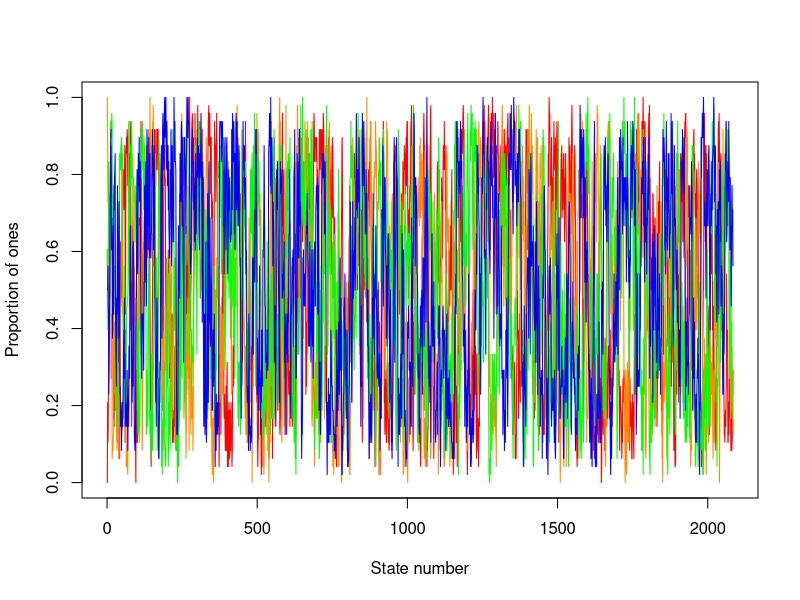
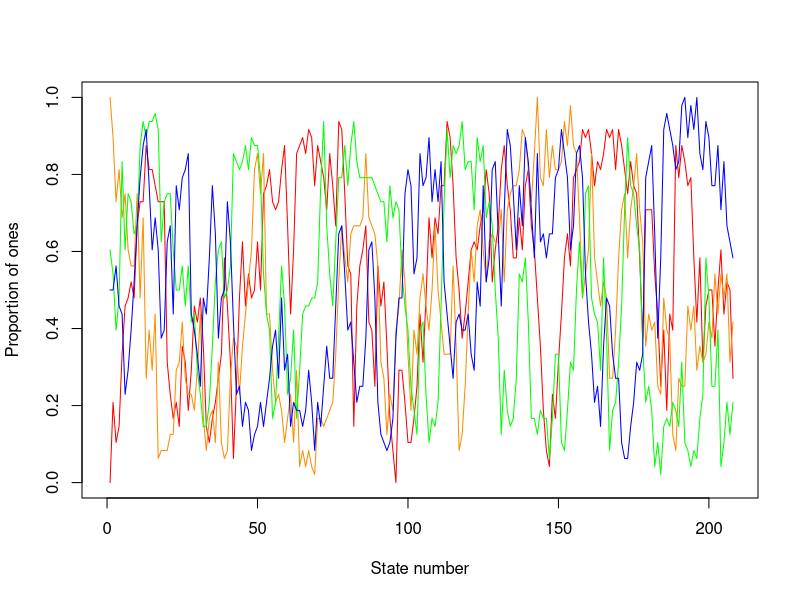
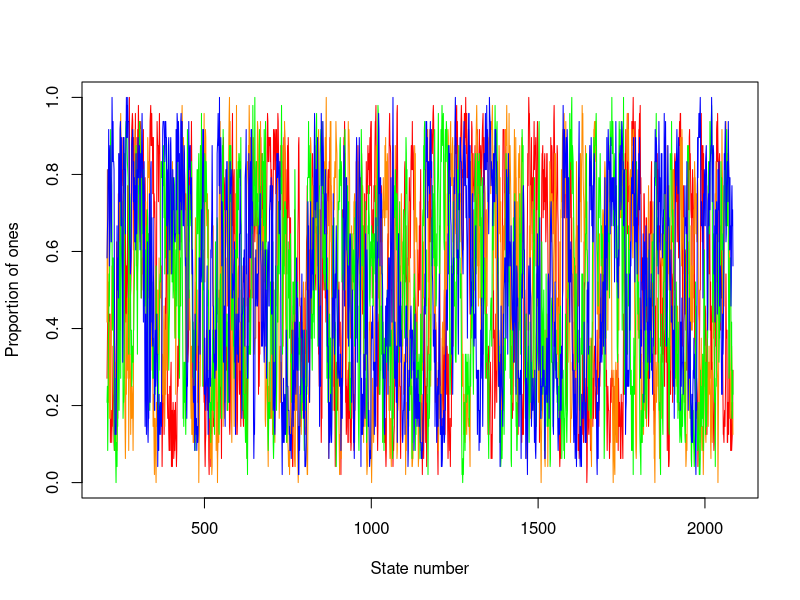
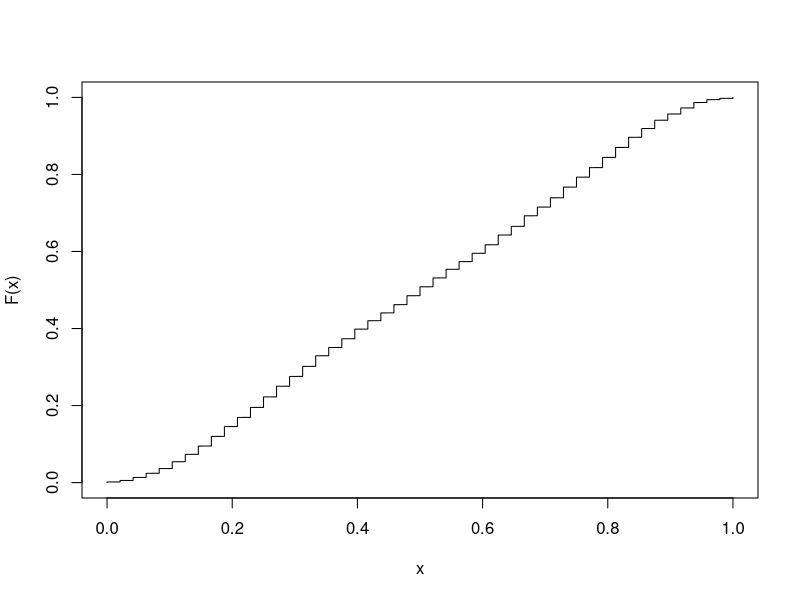

The R script that drew these images, in order:

isingModel <- function(rows=10,cols=6,runsG=500,beta=0.5,
                       u=matrix(0, nrow = rows, ncol = cols),colsum=FALSE){
  #Generates a matrix where each column is a state of the Markov Chain
  #If colsum=true only retrun number of ones
  #Decalare Markov Chain vector
  if(!colsum){
    mc=matrix(NA,nrow=rows*cols,ncol = runsG+1) #each column is an observation
    mc[,1]=as.vector(u) #plug in initial state
  }else{
    numberOfones=matrix(NA,nrow=1,ncol = runsG+1)
    numberOfones[1]=sum(u)
    #k2= antall elementer av u[1:(runsG-1),] == u[2:(runsG),], delt på (rows-1)*cols
    k2=matrix(NA,nrow=1,ncol = runsG+1)
    k2[1]= sum((u[1:(rows-1),]-u[2:(rows),])==0)/((rows-1)*cols)
    #k2[1]= ifelse((sum((u[1:(runsG-1),]-u[2:(runsG),])==0)/((rows-1)*cols))>(3/4),1,0)
  }
  case= matrix(9,nrow = rows ,ncol = cols)
  #columns
  case[,1]=5; case[,cols]=6
  #rows
  case[1,]=7; case[rows,]=8
  #corners
  case[1,1]=1; case[rows,1]=2; 
  case[1,cols]=3; case[rows,cols]=4
  
  for(r in 1:runsG){
    for(i in 1:(cols*rows)){ #fill grid 1 time
      # (1) PROPOSE CANDIDATE STATE
      #next node to consider
      val=u[i]
      
      # (2) COMPUTE ACCEPTANCE PROBABILITY
      #which type of node is this?
      #compute 2d -n
      temp=switch(case[i],
                  -2+2*abs(sum(u[c(i+1,i+rows)]-val)), #(1,1)
                  -2+2*abs(sum(u[c(i-1,i+rows)]-val)), #(rows,1)
                  -2+2*abs(sum(u[c(i+1,i-rows)]-val)), #(1,cols)
                  -2+2*abs(sum(u[c(i-1,i-rows)]-val)), #(rows,cols)
                  -3+2*abs(sum(u[c(i-1, i+1, i+rows)]-val)), #(:,1)
                  -3+2*abs(sum(u[c(i-1, i+1, i-rows)]-val)), #(:,cols)
                  -3+2*abs(sum(u[c(i+1, i-rows, i+rows)]-val)), #(1,:)
                  -3+2*abs(sum(u[c(i-1, i-rows, i+rows)]-val)), #(rows,:)
                  -4+2*abs(sum(u[c(i-1, i+1, i-rows, i+rows)]-val))) #interior
      #acceptance probability
      #accept = exp(beta*temp)
      accept = beta*temp
      
      # (3) ACCEPT OR REJECT CANDIDATE STATE
      random = log(runif(1))
      u[i]=ifelse(random<=accept,1-val,val)  
      i=i+1
    }
    
    if(!colsum){
      mc[,r+1]=as.vector(u)
    }else{
      numberOfones[r+1]=sum(u)
      k2[r+1]= sum((u[1:(rows-1),]-u[2:(rows),])==0)/((rows-1)*cols)
    }
  }
  if(!colsum){
    return(mc)
  }else{
    return(list("k1" = numberOfones, "k2" = k2))
  }
}


#input variables
rows1=6 #rows
cols1=8 #columns
runsG1=round(100000/(rows1*cols1))
beta1=0.87


#Plot functions of state with time
#function values
funValues=matrix(NA,runsG1+1,4) #One column for each set of function values i.e. funValues[,1] are for a0
#for test case sum(mc[,1])

#Different initial values
#all zeroes (1)
a0=matrix(0, nrow = rows1, ncol = cols1)
funValues[,1]=isingModel(rows=rows1,cols=cols1,runsG=runsG1,beta=beta1,
                  u=a0, colsum = TRUE)$k1

#all ones (2)
a1=matrix(1, nrow = rows1, ncol = cols1)
funValues[,2]=isingModel(rows=rows1,cols=cols1,runsG=runsG1,beta=beta1,
                  u=a1, colsum = TRUE)$k1

#random (3)
set.seed(42)
aR=matrix(rbinom(n=rows1*cols1, size=1,prob = 0.5), nrow = rows1, ncol = cols1)
funValues[,3]=isingModel(rows=rows1,cols=cols1,runsG=runsG1,beta=beta1,
                  u=aR, colsum = TRUE)$k1
#checkerboard (4)
if(rows1%%2==1){
  #odd number of rows
  aC=matrix(rep_len(c(1,0),length.out=rows1*cols1),nrow=rows1,ncol=cols1)
}else{
  ##even number of rows
  aC=matrix(rep_len(c(1,0),length.out=(rows1+1)*cols1),nrow=rows1+1,ncol=cols1)[1:rows1,1:cols1]
}
funValues[,4]=isingModel(rows=rows1,cols=cols1,runsG=runsG1,beta=beta1,
                  u=aC, colsum = TRUE)$k1
#Make it into a proportion
funValues=funValues/(rows1*cols1)

#Plot
plot(x=1:(runsG1+1),y=funValues[,1],type='l',col='red',xlim=c(0,runsG1+1),ylim=c(0,1),xlab='State number',ylab='Proportion of ones')
lines(x=1:(runsG1+1),y=funValues[,2],type='l',col='darkorange')
lines(x=1:(runsG1+1),y=funValues[,3],type='l',col='green')
lines(x=1:(runsG1+1),y=funValues[,4],type='l',col='blue')

#Plot before
truncate1=round(10000/(rows1*cols1))
tx1=1:(truncate1)
truncfun3=funValues[tx1,]

plot(x =tx1,y=truncfun3[,1],type='l',col='red',xlim=c(0,truncate1),ylim=c(0,1),xlab='State number',ylab='Proportion of ones')
lines(x=tx1,y=truncfun3[,2],type='l',col='darkorange')
lines(x=tx1,y=truncfun3[,3],type='l',col='green')
lines(x=tx1,y=truncfun3[,4],type='l',col='blue')



#Plot after
truncate2=truncate1
tx2=(truncate2):(runsG1+1)
truncfun=funValues[tx2,]

plot(x =tx2,y=truncfun[,1],type='l',col='red',xlim=c(truncate2,runsG1+1),ylim=c(0,1),xlab='State number',ylab='Proportion of ones')
lines(x=tx2,y=truncfun[,2],type='l',col='darkorange')
lines(x=tx2,y=truncfun[,3],type='l',col='green')
lines(x=tx2,y=truncfun[,4],type='l',col='blue')


#Do I need to use a fun server or something for the function to run?
#How to make the axis a bit more readable. Is it needed though?
#Assuming it has converged (it hasn't though) this is F(x) (in the different cases):
xvals=sort(as.vector(funValues[tx2,]))
Fvals=(1:length(xvals))/length(xvals)
plot(x=xvals,y=Fvals,type='l',xlim=c(0,1),ylim=c(0,1),xlab='x',ylab='F(x)')

#How to find f(x) from f(x)? I think I saw it somewhere in a function.

#test number of elements equal to zero


